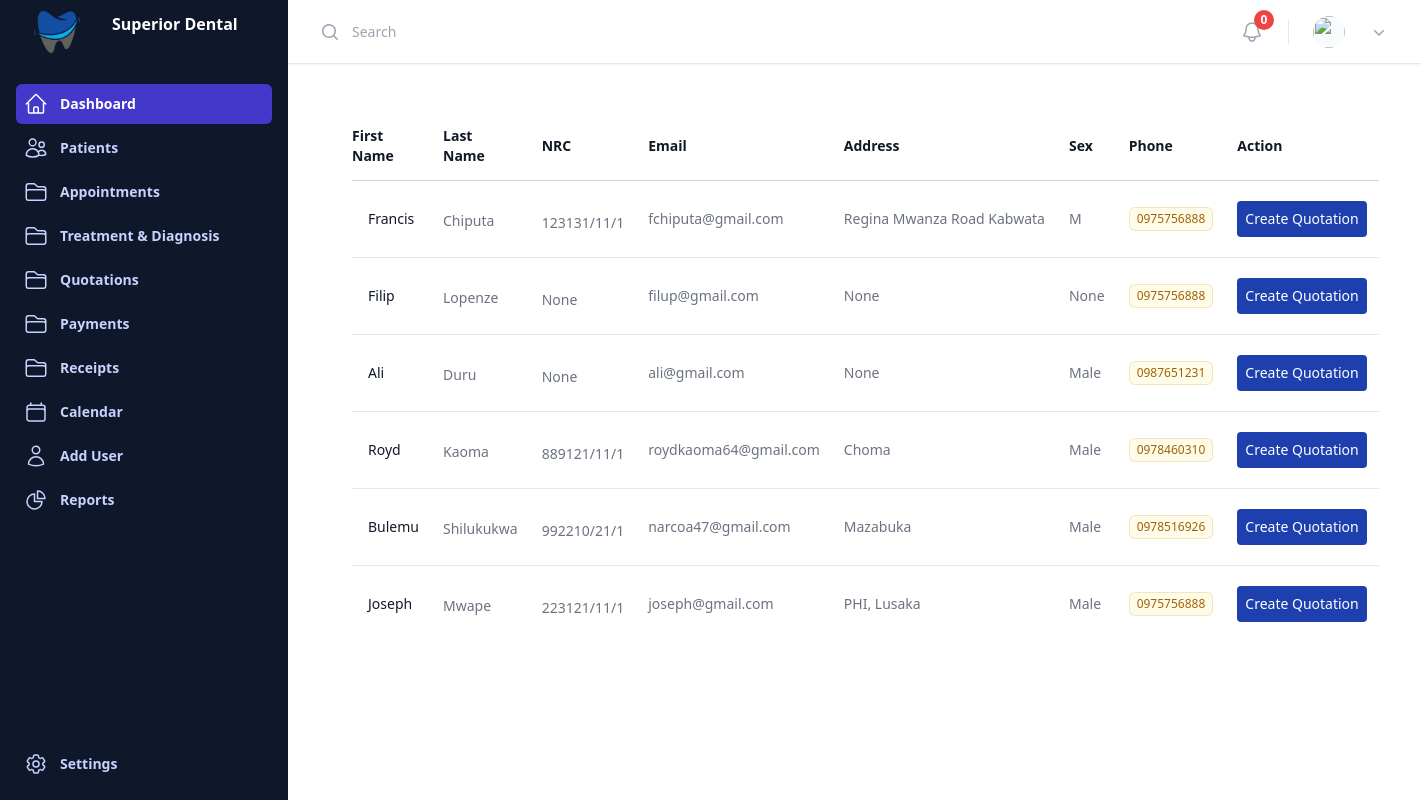
Page /create_quotation_list/ on the committed database.
### patient/models.py (models this page shows, shortened)
class Patient(models.Model):
    first_name = models.CharField(max_length=50)
    last_name = models.CharField(max_length=50)
    date_of_birth = models.DateField(blank=True, null=True)
    gender_choices = [('M', 'Male'), ('F', 'Female')]
    gender = models.CharField(max_length=1, choices=gender_choices, blank=True, null=True)
    nrc = models.CharField(max_length=55,blank=True, null=True)
    phone = models.CharField(max_length=15)
    email = models.EmailField(unique=True)
    address = models.TextField(blank=True, null=True)
    medical_history = models.TextField(blank=True, null=True)
    is_patient = models.BooleanField(default=False)

### templates/views.py (the view)
# urls.py: path('create_quotation_list/', views.create_quotation_list, name='create_quotation_list'),
def create_quotation_list(request):
    patients = Patient.objects.all()
    return render(request, 'create_quotation_list.html', {
        'patients': patients
    })

### templates/create_quotation_list.html (shortened to what this page needs)
{% extends 'base.html' %}
{% block content %}
<div class="inline-block min-w-full py-2 align-middle sm:px-6 lg:px-8">
    <table class="min-w-full divide-y divide-gray-300">
      <thead>
        <tr>
          <th scope="col" class="py-3.5 pl-4 pr-3 text-left text-sm font-semibold text-gray-900 sm:pl-0">First Name</th>
          <th scope="col" class="px-3 py-3.5 text-left text-sm font-semibold text-gray-900">Last Name</th>
          <th scope="col" class="px-3 py-3.5 text-left text-sm font-semibold text-gray-900">NRC</th>
          <th scope="col" class="px-3 py-3.5 text-left text-sm font-semibold text-gray-900">Email</th>
          <th scope="col" class="px-3 py-3.5 text-left text-sm font-semibold text-gray-900">Address</th>
          <th scope="col" class="px-3 py-3.5 text-left text-sm font-semibold text-gray-900">Sex</th>
          <th scope="col" class="px-3 py-3.5 text-left text-sm font-semibold text-gray-900">Phone</th>
          <th scope="col" class="px-3 py-3.5 text-left text-sm font-semibold text-gray-900">Action</th>
        </tr>
      </thead>
      <tbody class="divide-y divide-gray-200 bg-white">
        {% for patients in patients %}
        <tr>
          <td class="whitespace-nowrap py-5 pl-4 pr-3 text-sm sm:pl-0">
            <div class="flex items-center">
              <div class="ml-4">
                <div class="font-medium text-gray-900">{{patients.first_name}}</div>
              </div>
            </div>
          </td>
          <td class="whitespace-nowrap px-3 py-5 text-sm text-gray-500">
              <div class="mt-1 text-gray-500"> {{ patients.last_name }} </div>
          </td>
          <td class="whitespace-nowrap px-3 py-5 text-sm text-gray-500">
              <div class="mt-2 flex items-center text-sm text-gray-500">
                  {{ patients.nrc}}
                </div>
                <td class="whitespace-nowrap px-3 py-5 text-sm text-gray-500">
                    <p class="text-sm text-gray-500">
                        <a href="#" class="hover:underline"> {{ patients.email}}</a>
                      </p>
                </td>
                <td class="whitespace-nowrap px-3 py-5 text-sm text-gray-500">
                  <p class="text-sm text-gray-500">
                     {{ patients.address }}
                    </p>
              </td>
              <td class="whitespace-nowrap px-3 py-5 text-sm text-gray-500">
                  <p class="text-sm text-gray-500">
                     {{ patients.gender }}
                  </p>
              </td>
          </td>
          <td class="whitespace-nowrap px-3 py-5 text-sm text-gray-500">
            <span class="inline-flex items-center rounded-md bg-yellow-50 px-2 py-1 text-xs font-medium text-yellow-700 ring-1 ring-inset ring-yellow-600/20">{{ patients.phone}}</span>
          </td>
          <td  class="whitespace-nowrap px-3 py-5 text-sm flex flex-row gap-1">
            <a href="{% url 'patient_invoice' patients.id %}" class="btn btn-primary p-2 rounded bg-blue-800 text-white">Create Quotation</a>
        </tr>
        {% endfor %}
      </tbody>
    </table>
  </div>
{% endblock %}

### rows in the picture
Patient: first_name "Francis", last_name "Chiputa", nrc "123131/11/1", email "fchiputa@gmail.com", address "Regina Mwanza Road Kabwata", gender "M", phone "0975756888"
Patient: first_name "Filip", last_name "Lopenze", nrc "None", email "filup@gmail.com", address "None", gender "None", phone "0975756888"
Patient: first_name "Ali", last_name "Duru", nrc "None", email "ali@gmail.com", address "None", gender "Male", phone "0987651231"
Patient: first_name "Royd", last_name "Kaoma", nrc "889121/11/1", email "roydkaoma64@gmail.com", address "Choma", gender "Male", phone "0978460310"
Patient: first_name "Bulemu", last_name "Shilukukwa", nrc "992210/21/1", email "narcoa47@gmail.com", address "Mazabuka", gender "Male", phone "0978516926"
Patient: first_name "Joseph", last_name "Mwape", nrc "223121/11/1", email "joseph@gmail.com", address "PHI, Lusaka", gender "Male", phone "0975756888"
